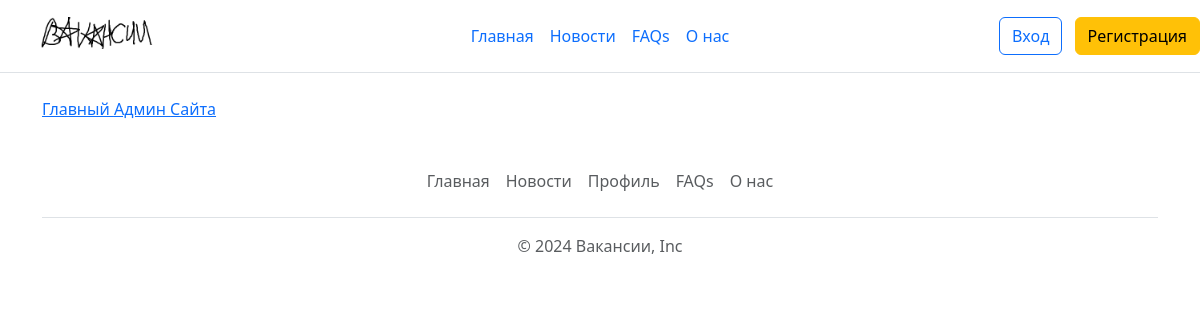
The app's page /otkliki.php?vakansia=6 with its own data.
### tables this page shows
CREATE TABLE `otkliki` (
  `id` int NOT NULL,
  `id_user` int NOT NULL,
  `id_vakansia` int NOT NULL
);

CREATE TABLE `users` (
  `id` int UNSIGNED NOT NULL,
  `name` varchar(30) NOT NULL,
  `surname` varchar(39) NOT NULL,
  `patronymic` varchar(50) NOT NULL,
  `birthdate` date NOT NULL,
  `avatar` varchar(255) DEFAULT NULL,
  `email` varchar(150) NOT NULL,
  `password` varchar(255) NOT NULL,
  `skills` varchar(255) DEFAULT NULL,
  `education` varchar(160) DEFAULT NULL
);

### otkliki.php (the view, shortened to what this page needs)
<?php
$db = new PDO("mysql:host=localhost;port=3306;dbname=bd_vakansii",
"root",
"");
$vakansiiOtkliki = $db->prepare("SELECT * FROM `otkliki` WHERE `id_vakansia` = ?");
$vakansiiOtkliki->execute(array($_GET['vakansia']));
$vakansiiOtkliki = $vakansiiOtkliki->fetchAll(PDO::FETCH_ASSOC);
include("blocks/header.php");
?>
<div class="container">
    <?php
    if ($vakansiiOtkliki != null) {
        foreach ($vakansiiOtkliki as $vakansiaOtklik) {
            $user = $db->prepare("SELECT * FROM `users` WHERE `id` = ?");
            $user->execute(array($vakansiaOtklik['id_user']));
            $user = $user->fetch(PDO::FETCH_ASSOC);
            ?>
            <p><a href="profile.php?user=<?php echo $user['id']; ?>"><?php echo $user['name'] . ' ' . $user['surname'] . ' ' . $user['patronymic'] ?></a></p>
            <?php
        }
    }
    else {
        ?><p>Еще никто не откликнулся на эту вакансию</p><?php
    }
    ?>
</div>
<?php include("blocks/footer.php"); session_destroy(); ?>

### records on screen
otkliki: id_user.name "Главный", id_user.surname "Админ", id_user.patronymic "Сайта"
